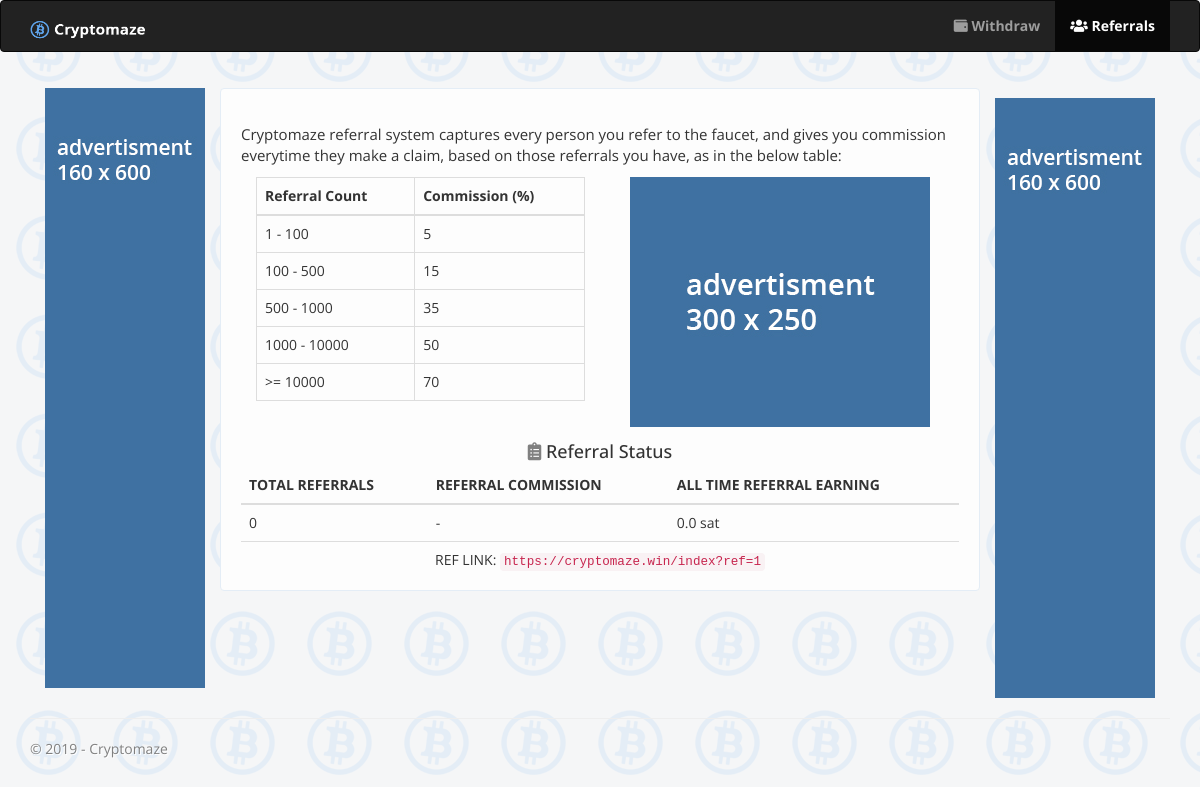
The page /referral (signed in) on the database as committed earlier.
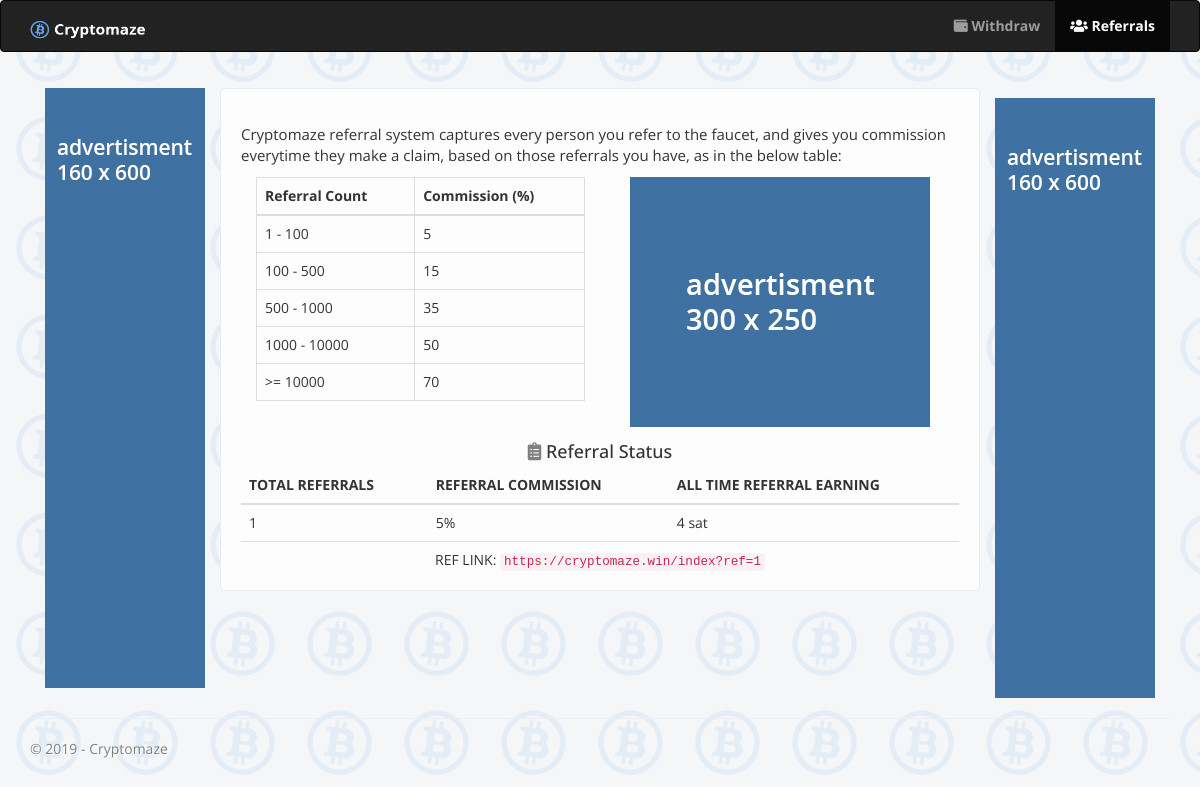
The same page on the database as committed later.
### cryptomaze/models.py (models this page shows, shortened)
class User(db.Model, UserMixin):
    id = db.Column(db.Integer, primary_key=True)
    bitcoin_address = db.Column(db.String(120), nullable=False)
    register_date = db.Column(
        db.DateTime, nullable=False, default=datetime.utcnow)
    ref_balance = db.Column(db.Integer, default=0)
    btc_balance = db.Column(db.Integer, default=0)
    last_claim_date = db.Column(db.DateTime, default=datetime(2013, 9, 30, 7, 6, 5))
    referred_by = db.Column(db.Integer, default=0)
    withdrawals = db.relationship('Withdraw', backref='withdrawal', lazy=True)

### cryptomaze/routes.py (the view)
@app.route('/referral')
@login_required
def referral():
    return render_template('referral.html', title='Referrals', faucet_name=settings.faucet_name, faucet_url=settings.faucet_url, ref_count=ref_count(current_user.id), ref_commission=apply_discount(ref_count(current_user.id)), discount_list=settings.sorted_discount_list, max_commission=settings.max_commission)

### cryptomaze/models.py (called while the page is built)
@login_manager.user_loader
def load_user(user_id):
    return User.query.get(int(user_id))

### cryptomaze/referrals.py (called while the page is built)
def ref_count(user_id):
    user = User.query.filter_by(referred_by=user_id)
    count = 0
    for ref in user:
        count += 1
    return count

def apply_discount(refs):
    for key, val in discount_list.items():
        if refs in range(key[0], key[1]):
            return val
    if not refs == 0:
        return 70

### cryptomaze/templates/referral.html (shortened to what this page needs)
{% extends 'layout.html' %}
{% block content %}
<div class="col-md-8 content">
   <div class="row main-content">
      <div class="col">
         <p style="font-size:15px; text-align:left;">{{ faucet_name }} referral system captures every person you refer to the
            faucet, and gives you commission everytime they make a claim, based on those referrals you have, as in the
            below
            table:
      </div>
      <div class="col-md-6">
         <table class="table table-bordered">
            <thead>
               <tr>
                  <th>Referral Count</th>
                  <th>Commission (%)</th>
               </tr>
            </thead>
            <tbody>
               {% for item in discount_list %}
               <tr>
                  <td align="left">{{ item[0][0] }} - {{ item[0][1] }}</td>
                  <td align="left">{{ item[1] }}</td>
               </tr>
               {% endfor %}
               <tr>
                  <td align="left">>= 10000</td>
                  <td align="left">{{ max_commission }}</td>
               </tr>
            </tbody>
         </table>
      </div>
      <div class="col-md-6">
         <div id="ad-6">
            <img src="../static/img/ad-300x250.jpg" alt="Advertisment banner (300x250)" />
        </div>
      </div>
   </div>
   <h4><span class="fas fa-clipboard-list" style="color: rgb(128, 128, 128)"></span> Referral Status</h4>
   <div class="row main-content">
      <div class="col ref-table">
         <table class="table table-sm">
            <thead>
               <tr>
                  <th scope="col">TOTAL REFERRALS</th>
                  <th scope="col">REFERRAL COMMISSION</th>
                  <th scope="col">ALL TIME REFERRAL EARNING</th>
               </tr>
            </thead>
            <tbody>
               <tr>
                  <td align='left'>{{ ref_count }}</td>
                  <td align='left'>{% if ref_commission %}{{ ref_commission }}%{% else %} - {% endif %}</td>
                  <td align='left'>{{ current_user.ref_balance }} sat</td>
               </tr>
               <tr>
                  <td colspan="3">REF LINK: <code>{{ faucet_url }}index?ref={{ current_user.id }}</code></td>
               </tr>
            </tbody>
         </table>
      </div>
   </div>
</div>
{% endblock content %}

Rows that differ between the two databases and show on the page:
changed User id 1: ref_balance "0.0" → "4"
Other text that changed with them:
{{ ref_count }}: "0" → "1"
{{ ref_commission }}: (not shown) → "5"
